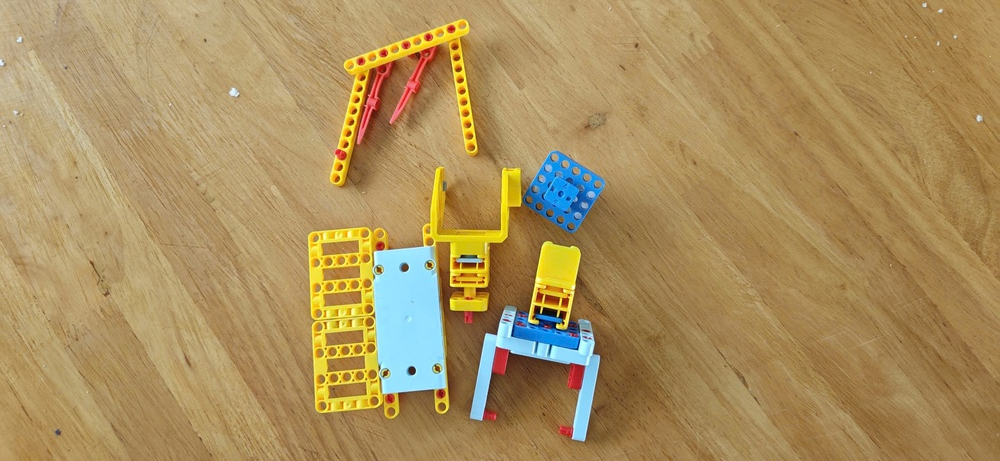
#> input picture lesson_2/images/sample.jpg, 1000 x 461 px, shrunk from 2560 x 1181 before the run, found by its file name
$ python histogram_CDF.py
#> lines starting #> are read from the running program, lines starting #| are printed output that depends on the picture
import cv2
import numpy as np
import matplotlib.pyplot as plt
import os

# === BƯỚC 1: CHUẨN BỊ DỮ LIỆU ===
img_path = "images/sample.jpg"
if not os.path.exists(img_path):
    print(f"Lỗi: Không tìm thấy file tại {img_path}")
    exit()

# Đọc ảnh xám
img = cv2.imread(img_path, cv2.IMREAD_GRAYSCALE)
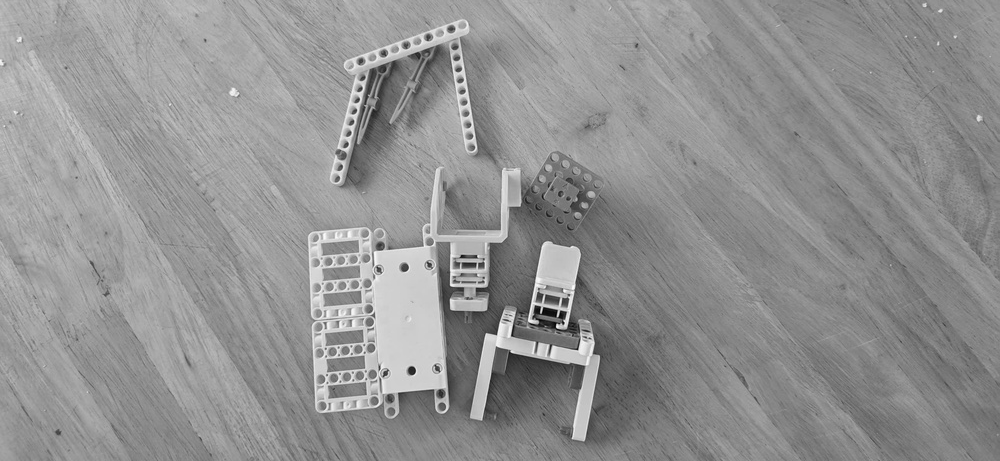
#> img: shape (461, 1000); min 0, max 251, mean 145.8
if img is None:
    raise ValueError("Không thể giải mã ảnh!")

# === BƯỚC 2: CÂN BẰNG LƯỢC ĐỒ (HISTOGRAM EQUALIZATION) ===
# 1. Cân bằng toàn cục (Global Histogram Equalization)
# Phương pháp này dàn đều các mức xám dựa trên toàn bộ ảnh.
img_equalized = cv2.equalizeHist(img)
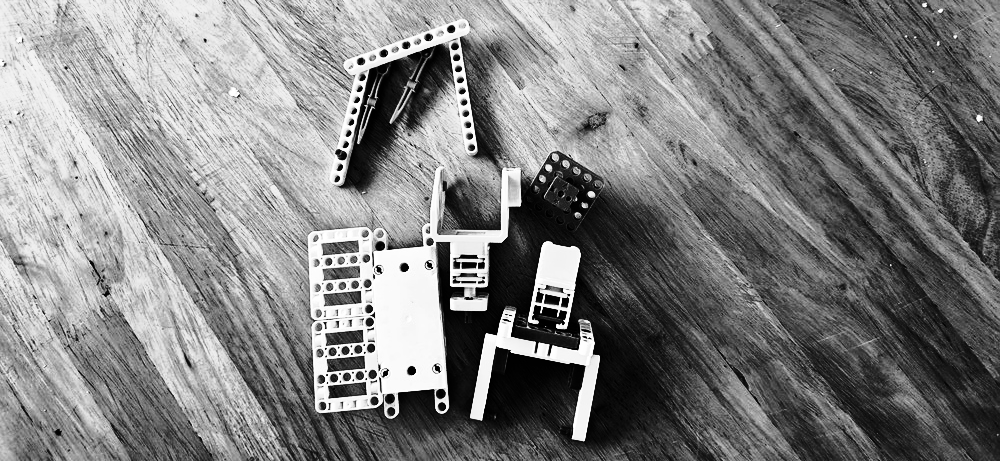
#> img_equalized: shape (461, 1000); min 0, max 255, mean 129.1

# 2. Cân bằng cục bộ thích nghi (CLAHE)
# Chia ảnh thành các ô nhỏ (tile) để xử lý, tránh hiện tượng cháy sáng.
clahe = cv2.createCLAHE(clipLimit=3.0, tileGridSize=(8, 8))
img_clahe = clahe.apply(img)
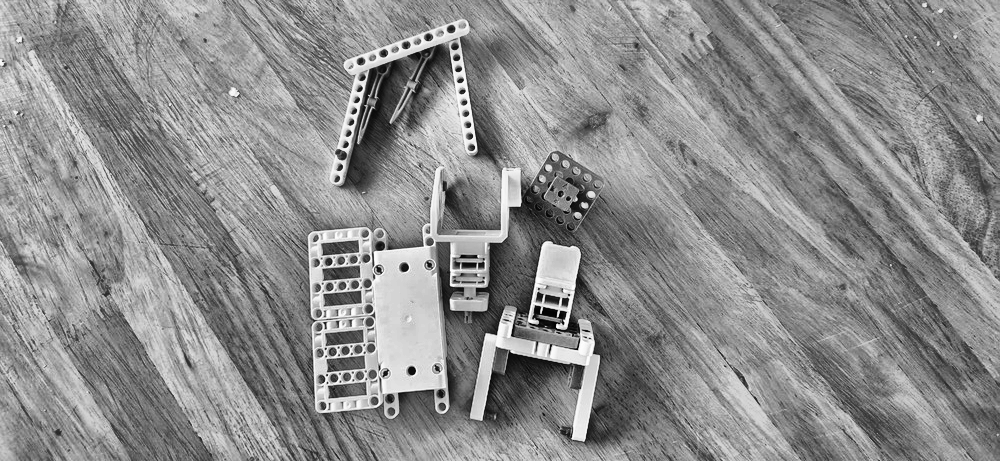
#> img_clahe: shape (461, 1000); min 0, max 254, mean 140.9

# === BƯỚC 3: HIỂN THỊ ẢNH VÀ BIỂU ĐỒ HISTOGRAM ===
fig, axes = plt.subplots(3, 2, figsize=(14, 12))

# Cấu hình danh sách hiển thị để dùng vòng lặp cho gọn
data = [
    (img, "1. Ảnh gốc", "gray"),
    (img_equalized, "2. Cân bằng toàn cục (Global HE)", "blue"),
    (img_clahe, "3. Cân bằng cục bộ (CLAHE)", "green")
]

for i, (anh, tieu_de, mau) in enumerate(data):
    # Vẽ ảnh
    axes[i, 0].imshow(anh, cmap="gray")
    axes[i, 0].set_title(tieu_de)
    axes[i, 0].axis("off")

    # Vẽ Histogram
    axes[i, 1].hist(anh.ravel(), 256, [0, 256], color=mau, alpha=0.7)
    axes[i, 1].set_title(f"Lược đồ mức xám - {tieu_de}")
    axes[i, 1].set_xlim([0, 256])
#> this loop made 3 passes
#> (tieu_de, mau) on passes 1 to 3: ('1. Ảnh gốc', 'gray'), ('2. Cân bằng toàn cục (Global HE)', 'blue'), ('3. Cân bằng cục bộ (CLAHE)', 'green')

plt.tight_layout()
output_dir = "output"
os.makedirs(output_dir, exist_ok=True)
plt.savefig(f"{output_dir}/so_sanh_histogram.png", dpi=150)
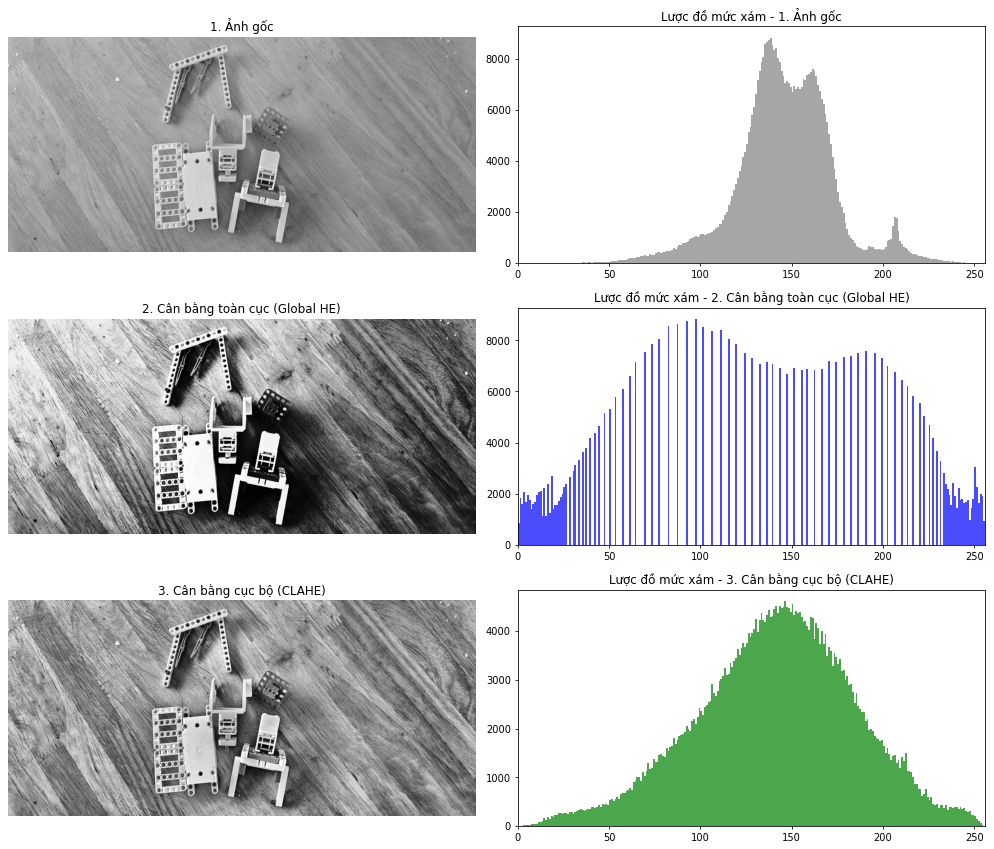
#> figure drawn by matplotlib, 6 panels; panel 2: tallest bar 8825 high, from x = 138 to 139; panel 4: tallest bar 8825 high, from x = 97 to 98; panel 6: tallest bar 4608 high, from x = 146 to 147
plt.show()

# === BƯỚC 4: VẼ LƯỢC ĐỒ TÍCH LŨY (CDF) ===
# CDF giúp ta thấy được cách các mức xám được phân phối lại như thế nào.
plt.figure(figsize=(10, 6))

for anh, ten, mau in data:
    # Tính Histogram
    hist = cv2.calcHist([anh], [0], None, [256], [0, 256]).ravel()
    # Tính tổng tích lũy
    cdf = hist.cumsum()
    # Chuẩn hóa về khoảng [0, 1] để so sánh
    cdf_normalized = cdf / cdf[-1]
    plt.plot(cdf_normalized, color=mau, label=ten, linewidth=2)
#> this loop made 3 passes

plt.xlabel("Mức cường độ (Pixel Value)")
plt.ylabel("Xác suất tích lũy (CDF)")
plt.title("So sánh Lược đồ tích lũy (CDF)")
plt.legend()
plt.grid(True, alpha=0.3)
plt.tight_layout()
plt.savefig(f"{output_dir}/so_sanh_cdf.png", dpi=150)
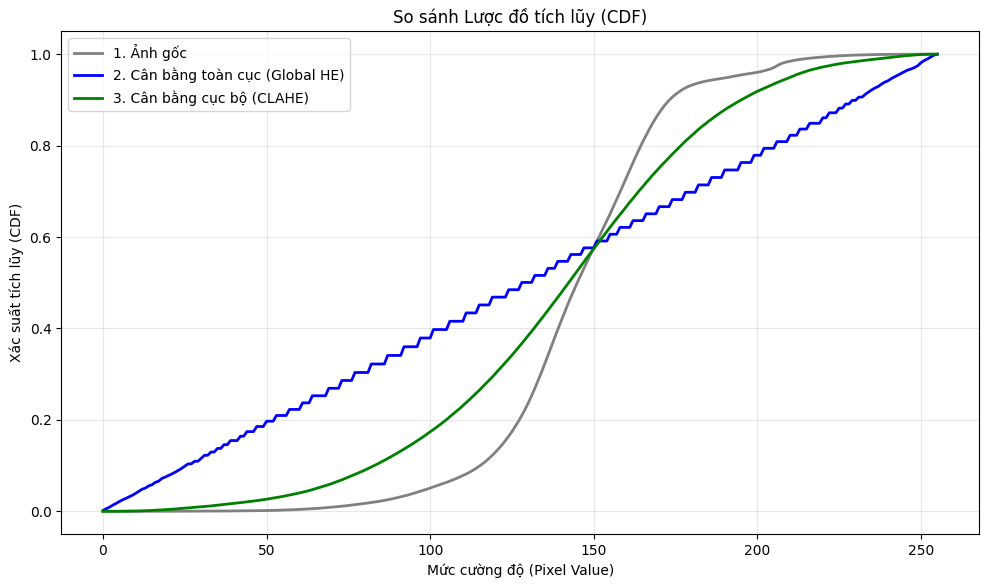
#> figure drawn by matplotlib, 1 panel; curve peaks at x = 251, y = 1; curve peaks at x = 255, y = 1; curve peaks at x = 254, y = 1
plt.show()

print("✓ Đã hoàn thành phân tích Histogram và CDF!")
